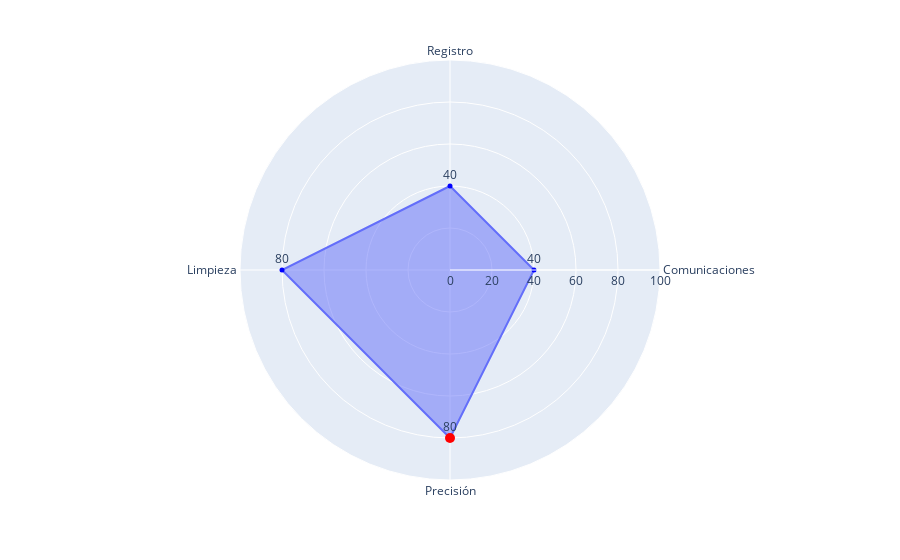

The cell this chart's notebook holds for it:
### Code cell
# Gráfica de radar plotly
#Trazamos la gráfica de radar

fig = px.line_polar(df, r=diferencias.values, theta=diferencias.index, range_r=(0, 100), line_close=True)
fig.update_traces(fill='toself')

#Añadimos los valores

fig.add_trace(go.Scatterpolar(
    r=diferencias.values,
    theta=diferencias.index,
    mode='markers+text',
    marker=dict(color='blue', size=5, symbol='circle'),
    text=diferencias.values,
    textposition='top center',
    name='Valores',
    showlegend=False
))

#Marcamos el valor máximo

fig.add_trace(go.Scatterpolar(
    r=[max_diferencia],
    theta=[max_item],
    mode='markers',
    marker=dict(color='red', size=10, symbol='circle'),
    name='Valor máximo',
    showlegend=False
))

### Figure 1 — Plotly figure (JSON) as saved in the notebook; plotly's stock layout.template omitted (floating-point values rounded to 4 significant figures)
{"data": [{"fill": "toself", "hovertemplate": "r=%{r}<br>theta=%{theta}<extra></extra>", "legendgroup": "", "line": {"color": "#636efa", "dash": "solid"}, "marker": {"symbol": "circle"}, "mode": "lines", "name": "", "r": [40, 40, 80, 80, 40], "showlegend": false, "subplot": "polar", "theta": ["Registro", "Comunicaciones", "Precisión", "Limpieza", "Registro"], "type": "scatterpolar"}, {"marker": {"color": "blue", "size": 5, "symbol": "circle"}, "mode": "markers+text", "name": "Valores", "r": [40, 40, 80, 80], "showlegend": false, "text": [40, 40, 80, 80], "textposition": "top center", "theta": ["Registro", "Comunicaciones", "Precisión", "Limpieza"], "type": "scatterpolar"}, {"marker": {"color": "red", "size": 10, "symbol": "circle"}, "mode": "markers", "name": "Valor máximo", "r": [80], "showlegend": false, "theta": ["Precisión"], "type": "scatterpolar"}], "layout": {"legend": {"tracegroupgap": 0}, "margin": {"t": 60}, "polar": {"angularaxis": {"direction": "clockwise", "rotation": 90}, "domain": {"x": [0, 1], "y": [0, 1]}, "radialaxis": {"range": [0, 100]}}}}
